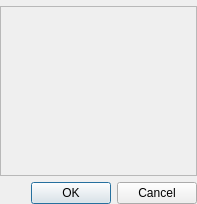
<?xml version="1.0" encoding="UTF-8"?>
<ui version="4.0">
 <class>CreateBlockDialog</class>
 <widget class="QDialog" name="CreateBlockDialog">
  <property name="geometry">
   <rect>
    <x>0</x>
    <y>0</y>
    <width>197</width>
    <height>204</height>
   </rect>
  </property>
  <property name="windowTitle">
   <string>Dialog</string>
  </property>
  <layout class="QVBoxLayout" name="verticalLayout_2">
   <property name="leftMargin">
    <number>0</number>
   </property>
   <property name="topMargin">
    <number>6</number>
   </property>
   <property name="rightMargin">
    <number>0</number>
   </property>
   <property name="bottomMargin">
    <number>0</number>
   </property>
   <item>
    <widget class="QFrame" name="frame">
     <property name="frameShape">
      <enum>QFrame::StyledPanel</enum>
     </property>
     <property name="frameShadow">
      <enum>QFrame::Raised</enum>
     </property>
     <layout class="QVBoxLayout" name="verticalLayout">
      <property name="leftMargin">
       <number>0</number>
      </property>
      <property name="topMargin">
       <number>0</number>
      </property>
      <property name="rightMargin">
       <number>0</number>
      </property>
      <property name="bottomMargin">
       <number>0</number>
      </property>
      <item>
       <widget class="QLabel" name="FieldLabel">
        <property name="text">
         <string/>
        </property>
       </widget>
      </item>
     </layout>
    </widget>
   </item>
   <item>
    <widget class="QDialogButtonBox" name="buttonBox">
     <property name="standardButtons">
      <set>QDialogButtonBox::Cancel|QDialogButtonBox::Ok</set>
     </property>
    </widget>
   </item>
  </layout>
 </widget>
 <resources/>
 <connections>
  <connection>
   <sender>buttonBox</sender>
   <signal>accepted()</signal>
   <receiver>CreateBlockDialog</receiver>
   <slot>accept()</slot>
   <hints>
    <hint type="sourcelabel">
     <x>144</x>
     <y>178</y>
    </hint>
    <hint type="destinationlabel">
     <x>166</x>
     <y>167</y>
    </hint>
   </hints>
  </connection>
  <connection>
   <sender>buttonBox</sender>
   <signal>rejected()</signal>
   <receiver>CreateBlockDialog</receiver>
   <slot>reject()</slot>
   <hints>
    <hint type="sourcelabel">
     <x>68</x>
     <y>182</y>
    </hint>
    <hint type="destinationlabel">
     <x>83</x>
     <y>165</y>
    </hint>
   </hints>
  </connection>
 </connections>
</ui>
